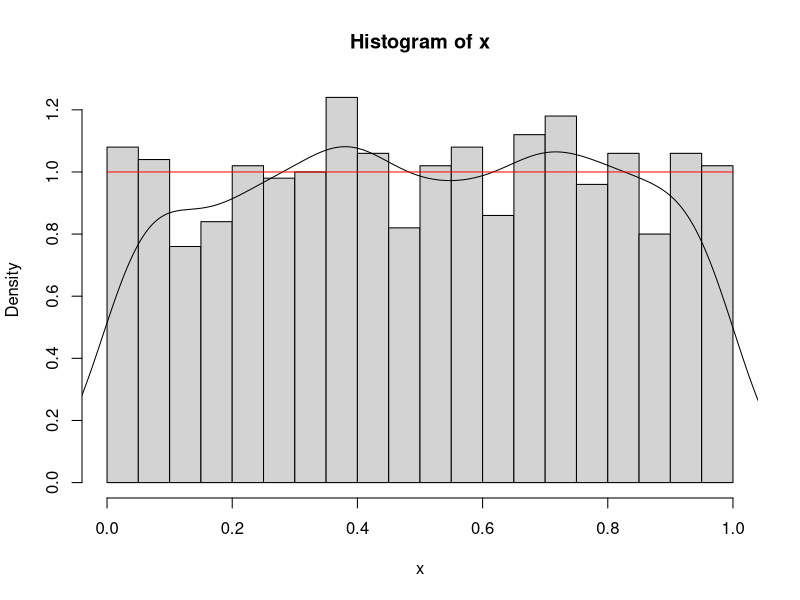

This figure's R source:
N=1000
x=runif(N)
hist(x,probability=T,sqrt(N))
lines(density(x))
tmp=seq(0,1,0.001)
lines(tmp,rep(1,length(tmp)),col="red")
